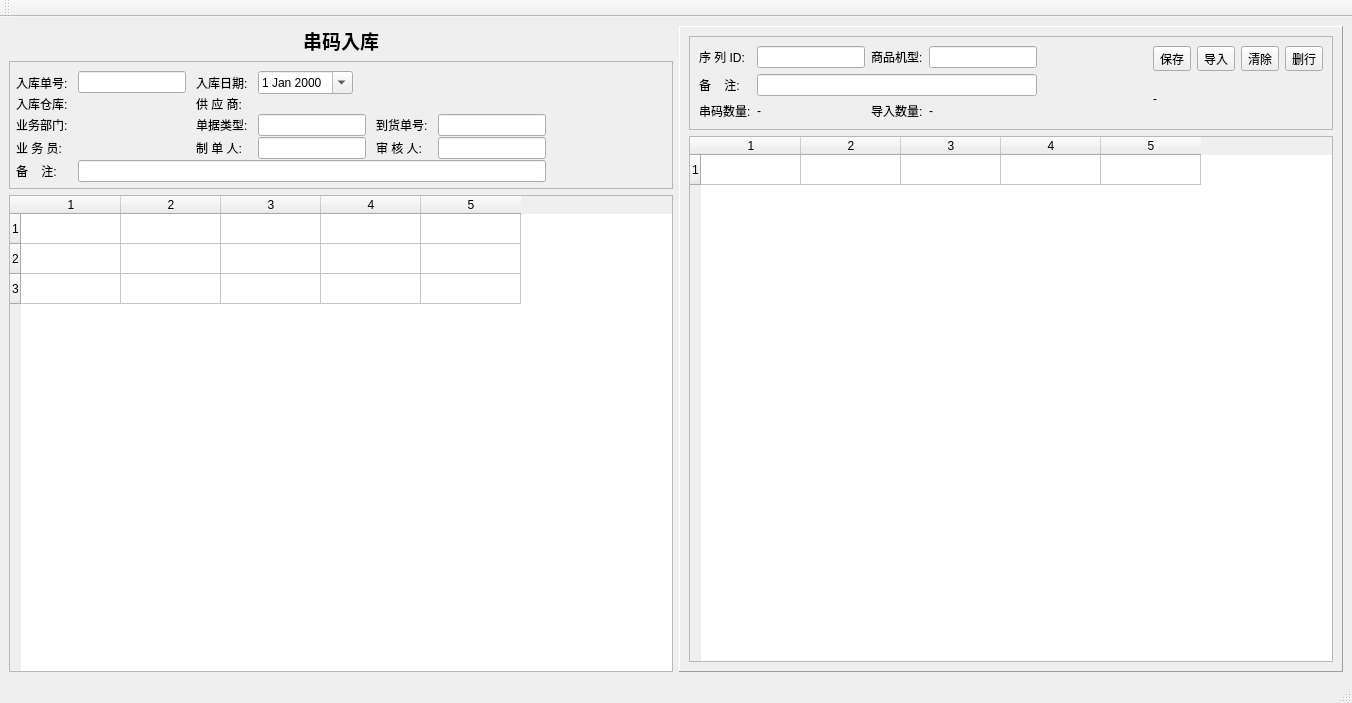
<?xml version="1.0" encoding="UTF-8"?>
<ui version="4.0">
 <class>RdInImeiWin</class>
 <widget class="QMainWindow" name="RdInImeiWin">
  <property name="geometry">
   <rect>
    <x>0</x>
    <y>0</y>
    <width>1352</width>
    <height>703</height>
   </rect>
  </property>
  <property name="windowTitle">
   <string>MainWindow</string>
  </property>
  <widget class="QWidget" name="centralwidget">
   <layout class="QHBoxLayout" name="horizontalLayout_2">
    <item>
     <layout class="QGridLayout" name="gridLayout">
      <item row="0" column="0">
       <widget class="QLabel" name="label_16">
        <property name="font">
         <font>
          <family>微软雅黑</family>
          <pointsize>14</pointsize>
          <weight>75</weight>
          <bold>true</bold>
         </font>
        </property>
        <property name="text">
         <string>串码入库</string>
        </property>
        <property name="alignment">
         <set>Qt::AlignCenter</set>
        </property>
       </widget>
      </item>
      <item row="1" column="0" rowspan="2">
       <widget class="QFrame" name="frame_2">
        <property name="frameShape">
         <enum>QFrame::StyledPanel</enum>
        </property>
        <property name="frameShadow">
         <enum>QFrame::Plain</enum>
        </property>
        <layout class="QVBoxLayout" name="verticalLayout">
         <property name="spacing">
          <number>1</number>
         </property>
         <property name="margin">
          <number>0</number>
         </property>
         <item>
          <widget class="QFrame" name="frame_4">
           <property name="frameShape">
            <enum>QFrame::NoFrame</enum>
           </property>
           <property name="frameShadow">
            <enum>QFrame::Plain</enum>
           </property>
           <property name="lineWidth">
            <number>0</number>
           </property>
           <layout class="QHBoxLayout" name="horizontalLayout_4">
            <property name="margin">
             <number>1</number>
            </property>
           </layout>
          </widget>
         </item>
         <item>
          <layout class="QGridLayout" name="headGridLayout">
           <property name="horizontalSpacing">
            <number>10</number>
           </property>
           <property name="margin">
            <number>6</number>
           </property>
           <item row="5" column="8">
            <widget class="QLabel" name="rdLabel">
             <property name="text">
              <string/>
             </property>
            </widget>
           </item>
           <item row="0" column="3">
            <widget class="QDateEdit" name="dateEdit">
             <property name="sizePolicy">
              <sizepolicy hsizetype="Fixed" vsizetype="Fixed">
               <horstretch>0</horstretch>
               <verstretch>0</verstretch>
              </sizepolicy>
             </property>
             <property name="calendarPopup">
              <bool>true</bool>
             </property>
            </widget>
           </item>
           <item row="0" column="1">
            <widget class="QLineEdit" name="noEdit">
             <property name="sizePolicy">
              <sizepolicy hsizetype="Fixed" vsizetype="Fixed">
               <horstretch>0</horstretch>
               <verstretch>0</verstretch>
              </sizepolicy>
             </property>
             <property name="dragEnabled">
              <bool>true</bool>
             </property>
             <property name="readOnly">
              <bool>true</bool>
             </property>
            </widget>
           </item>
           <item row="0" column="2">
            <widget class="QLabel" name="label_2">
             <property name="sizePolicy">
              <sizepolicy hsizetype="Fixed" vsizetype="Preferred">
               <horstretch>0</horstretch>
               <verstretch>0</verstretch>
              </sizepolicy>
             </property>
             <property name="text">
              <string>入库日期:</string>
             </property>
            </widget>
           </item>
           <item row="0" column="0">
            <widget class="QLabel" name="idLabel">
             <property name="sizePolicy">
              <sizepolicy hsizetype="Fixed" vsizetype="Preferred">
               <horstretch>0</horstretch>
               <verstretch>0</verstretch>
              </sizepolicy>
             </property>
             <property name="text">
              <string>入库单号:</string>
             </property>
            </widget>
           </item>
           <item row="5" column="0">
            <widget class="QLabel" name="label_9">
             <property name="text">
              <string>备    注:</string>
             </property>
            </widget>
           </item>
           <item row="1" column="2">
            <widget class="QLabel" name="label_3">
             <property name="sizePolicy">
              <sizepolicy hsizetype="Fixed" vsizetype="Preferred">
               <horstretch>0</horstretch>
               <verstretch>0</verstretch>
              </sizepolicy>
             </property>
             <property name="text">
              <string>供 应 商:</string>
             </property>
            </widget>
           </item>
           <item row="1" column="0">
            <widget class="QLabel" name="label_7">
             <property name="text">
              <string>入库仓库:</string>
             </property>
            </widget>
           </item>
           <item row="1" column="1">
            <widget class="QkSearchEditBox" name="whSearchEditbox"/>
           </item>
           <item row="3" column="2">
            <widget class="QLabel" name="label_8">
             <property name="text">
              <string>制 单 人:</string>
             </property>
            </widget>
           </item>
           <item row="3" column="3">
            <widget class="QLineEdit" name="makerEdit">
             <property name="sizePolicy">
              <sizepolicy hsizetype="Fixed" vsizetype="Fixed">
               <horstretch>0</horstretch>
               <verstretch>0</verstretch>
              </sizepolicy>
             </property>
             <property name="readOnly">
              <bool>true</bool>
             </property>
            </widget>
           </item>
           <item row="2" column="0">
            <widget class="QLabel" name="label_6">
             <property name="sizePolicy">
              <sizepolicy hsizetype="Fixed" vsizetype="Preferred">
               <horstretch>0</horstretch>
               <verstretch>0</verstretch>
              </sizepolicy>
             </property>
             <property name="text">
              <string>业务部门:</string>
             </property>
            </widget>
           </item>
           <item row="2" column="1">
            <widget class="QkSearchEditBox" name="depSearchEditbox">
             <property name="sizePolicy">
              <sizepolicy hsizetype="Minimum" vsizetype="Fixed">
               <horstretch>0</horstretch>
               <verstretch>0</verstretch>
              </sizepolicy>
             </property>
            </widget>
           </item>
           <item row="3" column="1">
            <widget class="QkSearchEditBox" name="userSearchEditbox">
             <property name="sizePolicy">
              <sizepolicy hsizetype="Fixed" vsizetype="Fixed">
               <horstretch>0</horstretch>
               <verstretch>0</verstretch>
              </sizepolicy>
             </property>
            </widget>
           </item>
           <item row="3" column="0">
            <widget class="QLabel" name="label_12">
             <property name="sizePolicy">
              <sizepolicy hsizetype="Fixed" vsizetype="Preferred">
               <horstretch>0</horstretch>
               <verstretch>0</verstretch>
              </sizepolicy>
             </property>
             <property name="text">
              <string>业 务 员:</string>
             </property>
            </widget>
           </item>
           <item row="2" column="2">
            <widget class="QLabel" name="label">
             <property name="text">
              <string>单据类型:</string>
             </property>
            </widget>
           </item>
           <item row="2" column="3">
            <widget class="QLineEdit" name="busTypeEdit">
             <property name="sizePolicy">
              <sizepolicy hsizetype="Fixed" vsizetype="Fixed">
               <horstretch>0</horstretch>
               <verstretch>0</verstretch>
              </sizepolicy>
             </property>
            </widget>
           </item>
           <item row="3" column="4">
            <widget class="QLabel" name="label_10">
             <property name="sizePolicy">
              <sizepolicy hsizetype="Fixed" vsizetype="Preferred">
               <horstretch>0</horstretch>
               <verstretch>0</verstretch>
              </sizepolicy>
             </property>
             <property name="text">
              <string>审 核 人:</string>
             </property>
            </widget>
           </item>
           <item row="3" column="5">
            <widget class="QLineEdit" name="auditEdit">
             <property name="sizePolicy">
              <sizepolicy hsizetype="Fixed" vsizetype="Fixed">
               <horstretch>0</horstretch>
               <verstretch>0</verstretch>
              </sizepolicy>
             </property>
             <property name="readOnly">
              <bool>true</bool>
             </property>
            </widget>
           </item>
           <item row="1" column="3" colspan="3">
            <widget class="QkSearchEditBox" name="venSearchEditbox">
             <property name="sizePolicy">
              <sizepolicy hsizetype="Preferred" vsizetype="Fixed">
               <horstretch>0</horstretch>
               <verstretch>0</verstretch>
              </sizepolicy>
             </property>
            </widget>
           </item>
           <item row="2" column="4">
            <widget class="QLabel" name="arrivalLabel">
             <property name="sizePolicy">
              <sizepolicy hsizetype="Fixed" vsizetype="Preferred">
               <horstretch>0</horstretch>
               <verstretch>0</verstretch>
              </sizepolicy>
             </property>
             <property name="text">
              <string>到货单号:</string>
             </property>
            </widget>
           </item>
           <item row="2" column="5">
            <widget class="QLineEdit" name="arrivalNoEdit">
             <property name="sizePolicy">
              <sizepolicy hsizetype="Fixed" vsizetype="Fixed">
               <horstretch>0</horstretch>
               <verstretch>0</verstretch>
              </sizepolicy>
             </property>
             <property name="readOnly">
              <bool>true</bool>
             </property>
            </widget>
           </item>
           <item row="5" column="1" colspan="5">
            <widget class="QLineEdit" name="memoEdit"/>
           </item>
          </layout>
         </item>
        </layout>
       </widget>
      </item>
      <item row="4" column="0">
       <widget class="QTableWidget" name="tableWidget">
        <property name="cornerButtonEnabled">
         <bool>true</bool>
        </property>
        <property name="rowCount">
         <number>3</number>
        </property>
        <property name="columnCount">
         <number>5</number>
        </property>
        <attribute name="horizontalHeaderCascadingSectionResizes">
         <bool>false</bool>
        </attribute>
        <attribute name="horizontalHeaderHighlightSections">
         <bool>true</bool>
        </attribute>
        <attribute name="horizontalHeaderShowSortIndicator" stdset="0">
         <bool>false</bool>
        </attribute>
        <attribute name="horizontalHeaderStretchLastSection">
         <bool>false</bool>
        </attribute>
        <attribute name="verticalHeaderCascadingSectionResizes">
         <bool>false</bool>
        </attribute>
        <attribute name="verticalHeaderHighlightSections">
         <bool>true</bool>
        </attribute>
        <attribute name="verticalHeaderStretchLastSection">
         <bool>false</bool>
        </attribute>
        <row/>
        <row/>
        <row/>
        <column/>
        <column/>
        <column/>
        <column/>
        <column/>
       </widget>
      </item>
     </layout>
    </item>
    <item>
     <widget class="QFrame" name="frame">
      <property name="frameShape">
       <enum>QFrame::Panel</enum>
      </property>
      <property name="frameShadow">
       <enum>QFrame::Raised</enum>
      </property>
      <layout class="QVBoxLayout" name="verticalLayout_2">
       <item>
        <widget class="QFrame" name="frame_3">
         <property name="frameShape">
          <enum>QFrame::StyledPanel</enum>
         </property>
         <property name="frameShadow">
          <enum>QFrame::Plain</enum>
         </property>
         <layout class="QHBoxLayout" name="horizontalLayout">
          <property name="leftMargin">
           <number>9</number>
          </property>
          <property name="topMargin">
           <number>9</number>
          </property>
          <item>
           <layout class="QGridLayout" name="gridLayout_2">
            <item row="1" column="1" colspan="3">
             <widget class="QLineEdit" name="mEdit"/>
            </item>
            <item row="0" column="2">
             <widget class="QLabel" name="label_4">
              <property name="sizePolicy">
               <sizepolicy hsizetype="Fixed" vsizetype="Preferred">
                <horstretch>0</horstretch>
                <verstretch>0</verstretch>
               </sizepolicy>
              </property>
              <property name="text">
               <string>商品机型:</string>
              </property>
             </widget>
            </item>
            <item row="2" column="1">
             <widget class="QLabel" name="label_14">
              <property name="text">
               <string>-</string>
              </property>
             </widget>
            </item>
            <item row="1" column="0">
             <widget class="QLabel" name="label_11">
              <property name="text">
               <string>备    注:</string>
              </property>
             </widget>
            </item>
            <item row="2" column="3">
             <widget class="QLabel" name="label_13">
              <property name="text">
               <string>-</string>
              </property>
             </widget>
            </item>
            <item row="2" column="0">
             <widget class="QLabel" name="label_17">
              <property name="text">
               <string>串码数量:</string>
              </property>
             </widget>
            </item>
            <item row="2" column="2">
             <widget class="QLabel" name="label_18">
              <property name="text">
               <string>导入数量:</string>
              </property>
             </widget>
            </item>
            <item row="0" column="1">
             <widget class="QLineEdit" name="idxEdit">
              <property name="sizePolicy">
               <sizepolicy hsizetype="Fixed" vsizetype="Fixed">
                <horstretch>0</horstretch>
                <verstretch>0</verstretch>
               </sizepolicy>
              </property>
              <property name="readOnly">
               <bool>true</bool>
              </property>
             </widget>
            </item>
            <item row="0" column="3">
             <widget class="QLineEdit" name="nameEdit">
              <property name="sizePolicy">
               <sizepolicy hsizetype="Fixed" vsizetype="Fixed">
                <horstretch>0</horstretch>
                <verstretch>0</verstretch>
               </sizepolicy>
              </property>
              <property name="readOnly">
               <bool>true</bool>
              </property>
             </widget>
            </item>
            <item row="0" column="4">
             <spacer name="horizontalSpacer">
              <property name="orientation">
               <enum>Qt::Horizontal</enum>
              </property>
              <property name="sizeHint" stdset="0">
               <size>
                <width>40</width>
                <height>20</height>
               </size>
              </property>
             </spacer>
            </item>
            <item row="0" column="0">
             <widget class="QLabel" name="label_5">
              <property name="sizePolicy">
               <sizepolicy hsizetype="Fixed" vsizetype="Preferred">
                <horstretch>0</horstretch>
                <verstretch>0</verstretch>
               </sizepolicy>
              </property>
              <property name="text">
               <string>序 列 ID:</string>
              </property>
             </widget>
            </item>
           </layout>
          </item>
          <item>
           <layout class="QGridLayout" name="gridLayout_3">
            <item row="0" column="2">
             <widget class="QToolButton" name="importButton">
              <property name="text">
               <string>导入</string>
              </property>
              <property name="iconSize">
               <size>
                <width>24</width>
                <height>24</height>
               </size>
              </property>
              <property name="toolButtonStyle">
               <enum>Qt::ToolButtonTextUnderIcon</enum>
              </property>
             </widget>
            </item>
            <item row="0" column="4">
             <widget class="QToolButton" name="delButton">
              <property name="text">
               <string>删行</string>
              </property>
              <property name="iconSize">
               <size>
                <width>24</width>
                <height>24</height>
               </size>
              </property>
              <property name="toolButtonStyle">
               <enum>Qt::ToolButtonTextUnderIcon</enum>
              </property>
             </widget>
            </item>
            <item row="0" column="1">
             <widget class="QToolButton" name="saveButton">
              <property name="text">
               <string>保存</string>
              </property>
              <property name="iconSize">
               <size>
                <width>24</width>
                <height>24</height>
               </size>
              </property>
              <property name="toolButtonStyle">
               <enum>Qt::ToolButtonTextUnderIcon</enum>
              </property>
             </widget>
            </item>
            <item row="0" column="3">
             <widget class="QToolButton" name="clearButton">
              <property name="text">
               <string>清除</string>
              </property>
              <property name="iconSize">
               <size>
                <width>24</width>
                <height>24</height>
               </size>
              </property>
              <property name="toolButtonStyle">
               <enum>Qt::ToolButtonTextUnderIcon</enum>
              </property>
             </widget>
            </item>
            <item row="1" column="1">
             <widget class="QLabel" name="label_15">
              <property name="text">
               <string>-</string>
              </property>
             </widget>
            </item>
           </layout>
          </item>
         </layout>
        </widget>
       </item>
       <item>
        <widget class="QTableWidget" name="tableWidget2">
         <property name="sizePolicy">
          <sizepolicy hsizetype="Expanding" vsizetype="Expanding">
           <horstretch>0</horstretch>
           <verstretch>0</verstretch>
          </sizepolicy>
         </property>
         <property name="rowCount">
          <number>1</number>
         </property>
         <property name="columnCount">
          <number>5</number>
         </property>
         <row/>
         <column/>
         <column/>
         <column/>
         <column/>
         <column/>
        </widget>
       </item>
      </layout>
     </widget>
    </item>
   </layout>
  </widget>
  <widget class="QStatusBar" name="statusbar"/>
  <widget class="QToolBar" name="toolBar">
   <property name="windowTitle">
    <string>toolBar</string>
   </property>
   <attribute name="toolBarArea">
    <enum>TopToolBarArea</enum>
   </attribute>
   <attribute name="toolBarBreak">
    <bool>false</bool>
   </attribute>
  </widget>
 </widget>
 <customwidgets>
  <customwidget>
   <class>QkSearchEditBox</class>
   <extends>QWidget</extends>
   <header>qksearcheditbox.h</header>
  </customwidget>
 </customwidgets>
 <resources/>
 <connections/>
</ui>
